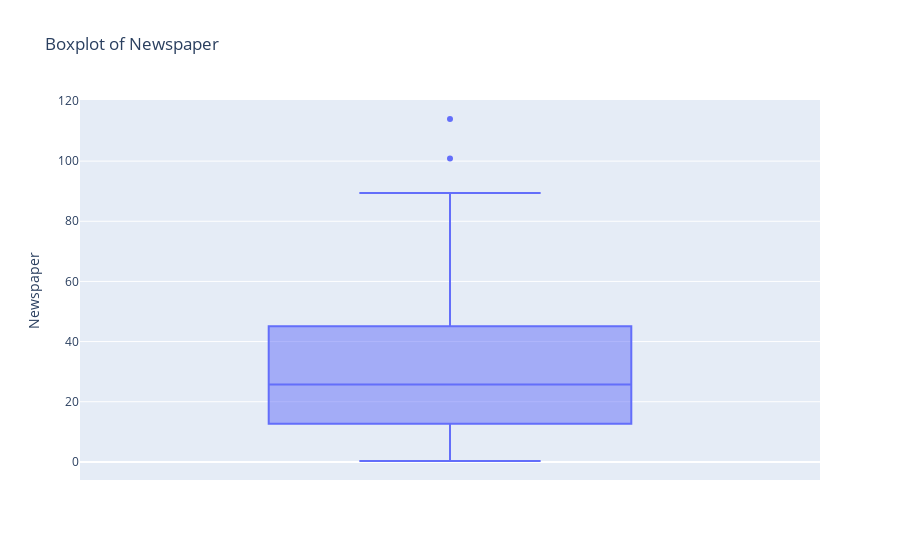

Notebook code for this chart:
### Code cell
###Handling outliers
# Box Plot
fig = px.box(df, y='Newspaper', title='Boxplot of Newspaper')
fig.show()

### Figure 1 — Plotly figure (JSON) as saved in the notebook; plotly's stock layout.template omitted (floating-point values rounded to 4 significant figures; data arrays with more than 128 entries replaced by an {"elided": "..."} marker saying what was removed)
{"data": [{"alignmentgroup": "True", "hovertemplate": "Newspaper=%{y}<extra></extra>", "legendgroup": "", "marker": {"color": "#636efa"}, "name": "", "notched": false, "offsetgroup": "", "orientation": "v", "showlegend": false, "type": "box", "x0": " ", "xaxis": "x", "y": {"elided": "200 float values"}, "y0": " ", "yaxis": "y"}], "layout": {"boxmode": "group", "legend": {"tracegroupgap": 0}, "title": {"text": "Boxplot of Newspaper"}, "xaxis": {"anchor": "y", "domain": [0, 1]}, "yaxis": {"anchor": "x", "domain": [0, 1], "title": {"text": "Newspaper"}}}}
